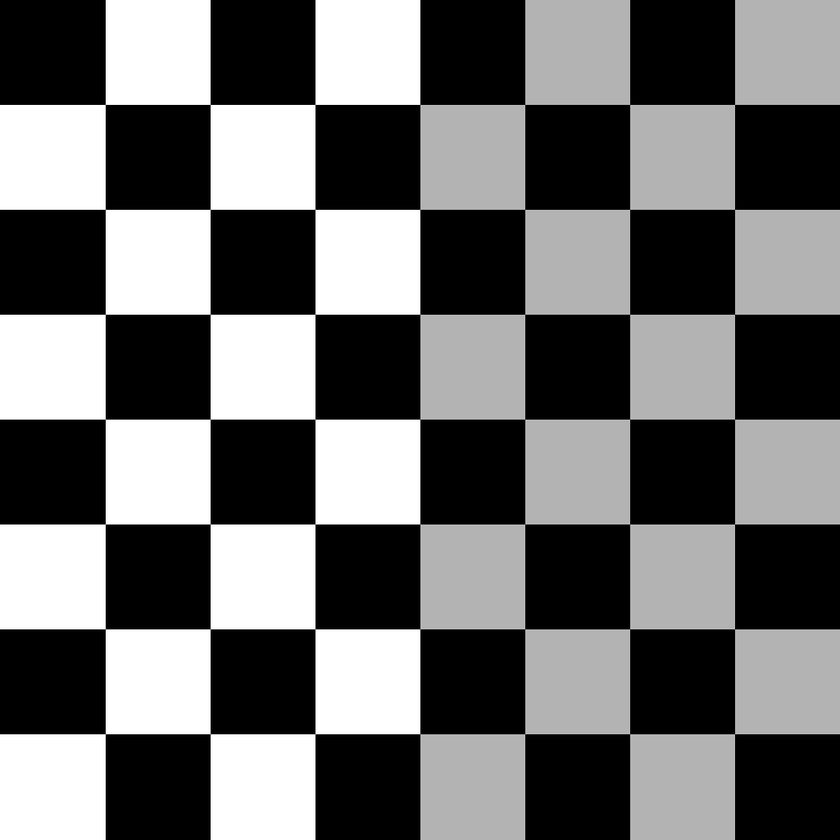
%> input picture 1.tif, 840 x 840 px, shrunk from 1049 x 1049 before the run
$ octave main.m   (GNU Octave 9; MATLAB toolbox functions it lacks are replaced by stand-ins)
%> lines starting %> are read from the running program, lines starting %| are printed output that depends on the picture; in (x1, y1, x2, y2) boxes, pixels count from 0 and x2, y2 are one past the last pixel; in counts of white or black regions, pixels touching at a corner belong together; the program's own positions count from 1
clc,clear,close all
I=imread('1.tif');
%> I is the input picture: size 840x840 uint8; min 0, max 255, mean 108.6
% imshow(I)
%%
var1=0.003;
I_noise=imnoise(I,'gaussian',0,var1);
% imshow(I_noise)
%%
var2=70;
n=19;
PSF=fspecial('gaussian',n,var2);
I_blur=imfilter(I_noise,PSF);
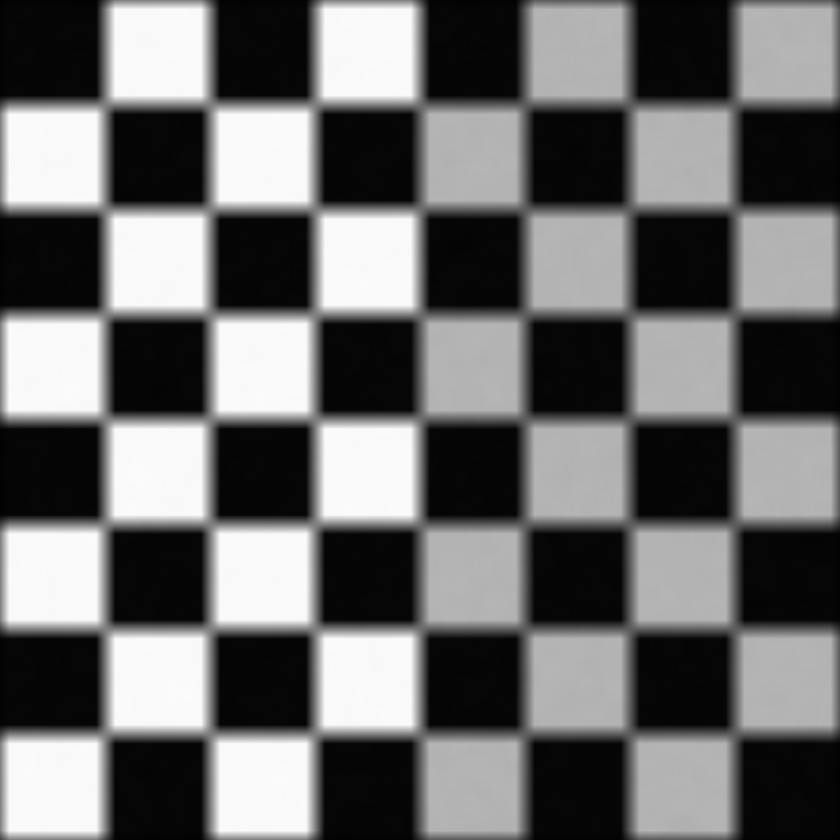
%> I_blur: size 840x840 uint8; min 2, max 251, mean 108.7
subplot(1,2,1)
imshow(I_blur)
title('blurwithniose')
%%
n=23;
PSF=ones(n);
I_blur=double(I_blur);
%> I_blur: size 840x840 double
V = .0001;
LIM=ceil(size(PSF,1)/2);
WEIGHT=zeros(size(I_blur));
WEIGHT(1+LIM:end-LIM,1+LIM:end-LIM)=1;
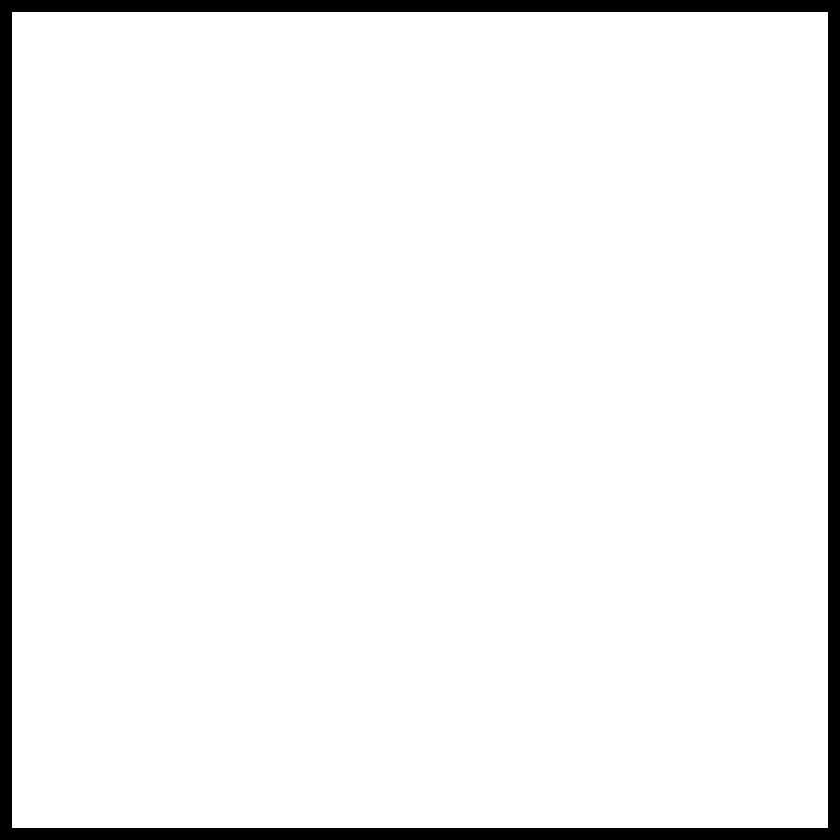
%> WEIGHT: size 840x840 double; values 0 (black) and 1 (white), 94.4% white; 1 black region, box (x1, y1, x2, y2) and area: (0, 0, 840, 840) 39744
%> (the run ends here)

$ run again, with under.bmp saved as 1.tif
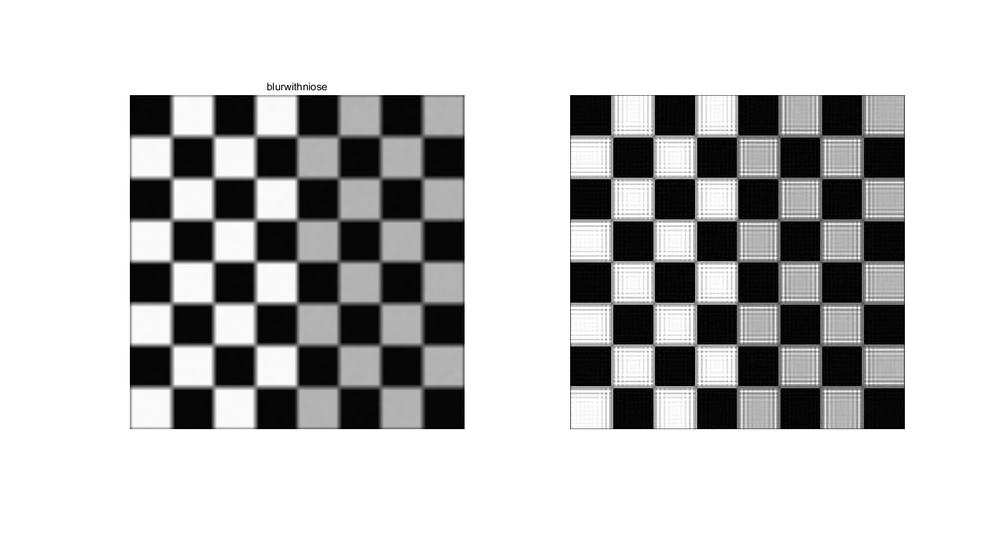
%> input picture under.bmp, 1000 x 543 px, shrunk from 1440 x 782 before the run
%> I is the input picture: size 543x1000x3 uint8; min 0, max 255, mean 194.3
%> `I_blur=imfilter(I_noise,PSF);`:
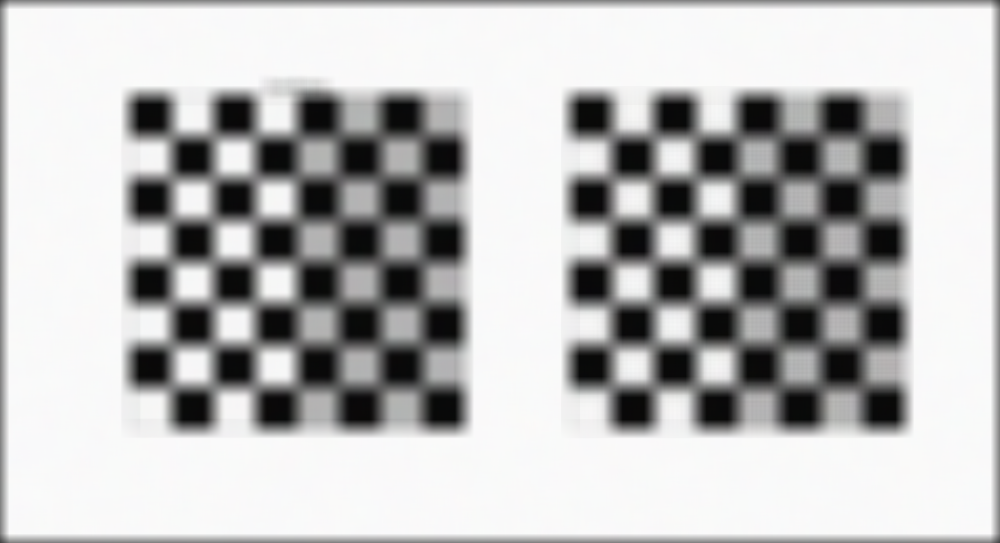
%> I_blur: size 543x1000x3 uint8; mean R, G, B 188.1, 188.1, 188.1
%> `WEIGHT(1+LIM:end-LIM,1+LIM:end-LIM)=1;`:
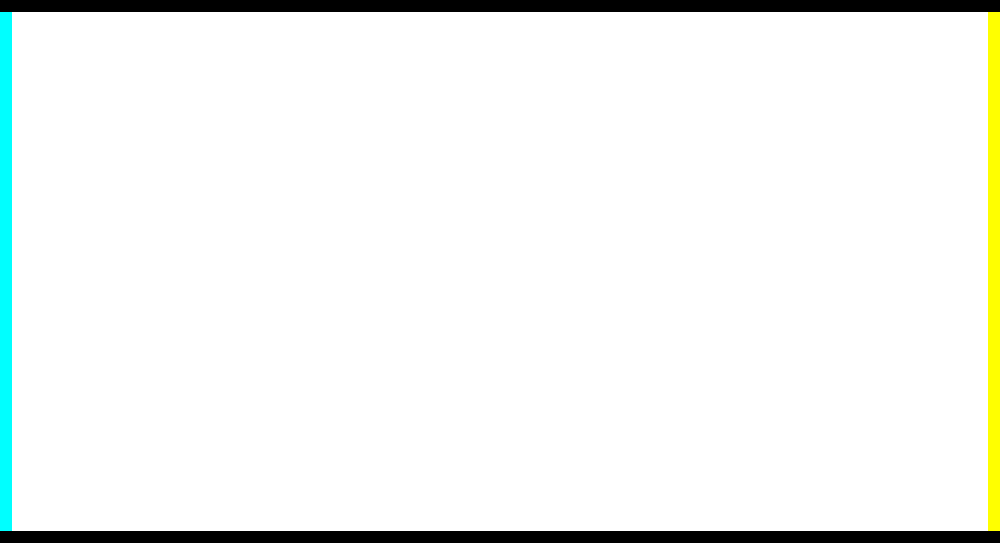
%> WEIGHT: size 543x1000x3 double; mean R, G, B 0.944, 0.956, 0.944
